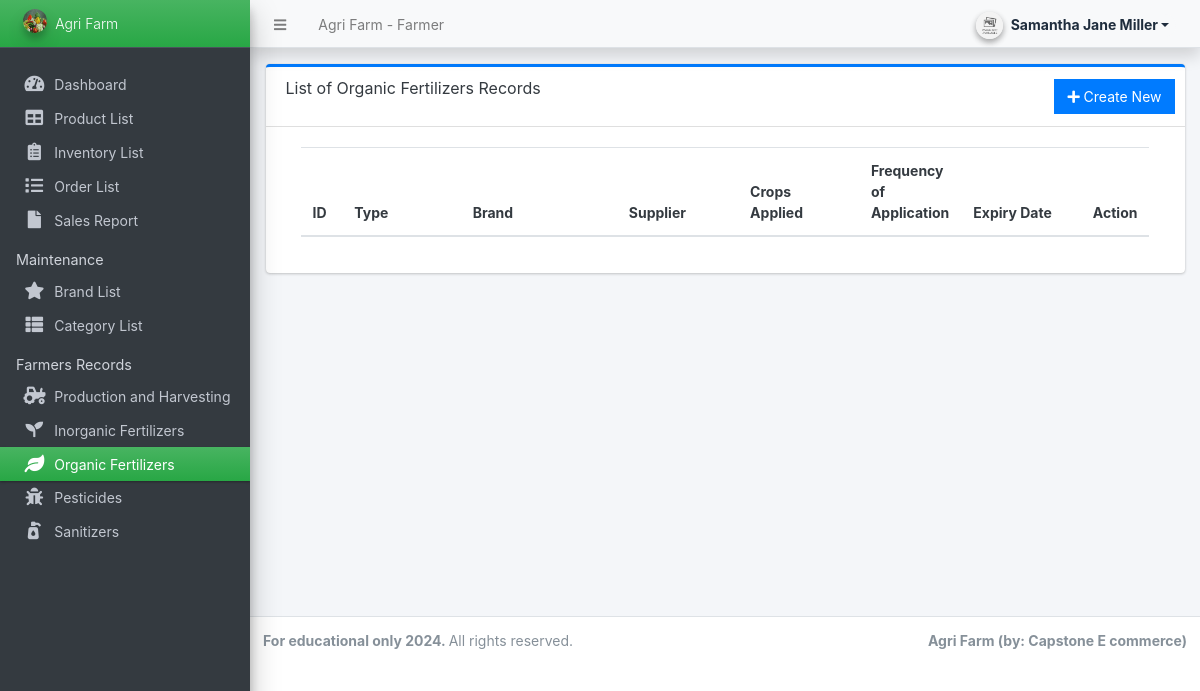
The page /farmer/?page=farmer_records/organic_fertilizers (signed in) on the database as committed earlier.
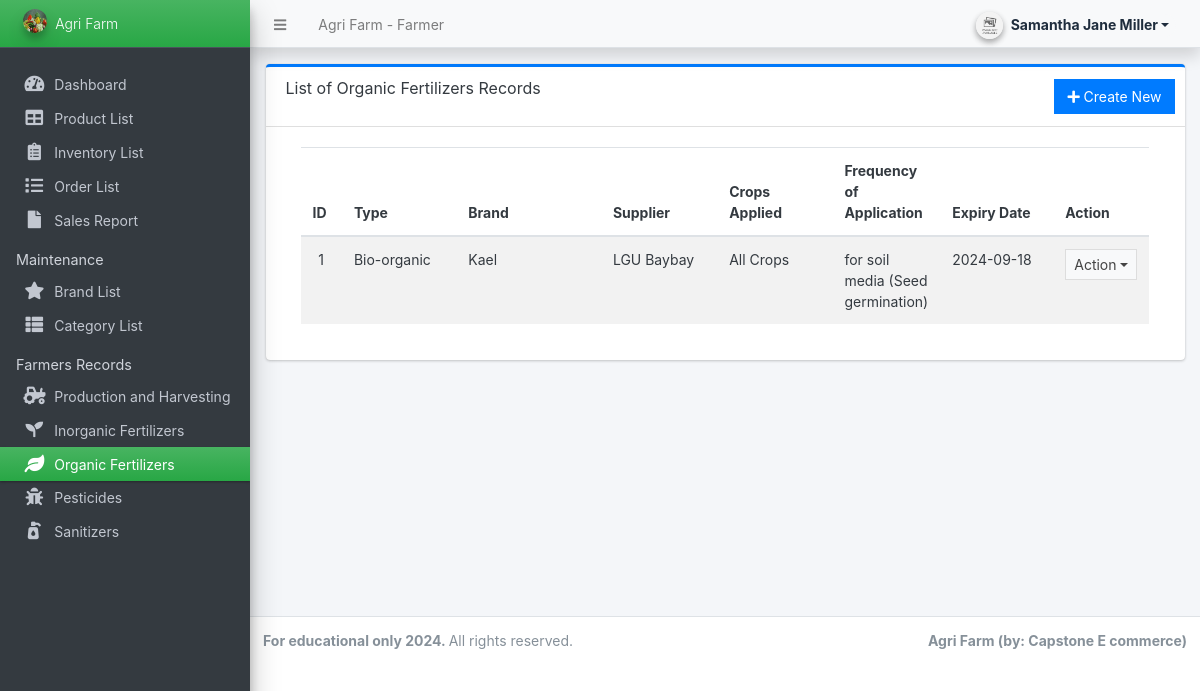
The same page on the database as committed later.
### tables this page shows
CREATE TABLE `organic_fertilizers` (
  `id` int(11) NOT NULL,
  `user_id` int(11) NOT NULL,
  `type` varchar(255) NOT NULL,
  `brand` varchar(255) NOT NULL,
  `supplier` varchar(255) NOT NULL,
  `crops_applied` varchar(255) NOT NULL,
  `frequency` varchar(255) NOT NULL,
  `expiry_date` date NOT NULL,
  `delete_flag` tinyint(1) NOT NULL DEFAULT 0
);

### farmer/farmer_records/organic_fertilizers.php (the view, shortened to what this page needs)
<div class="card card-outline card-primary">
    <div class="card-header">
        <h3 class="card-title">List of Organic Fertilizers Records</h3>
        <div class="card-tools">
            <a href="javascript:void(0)" id="create_new" class="btn btn-flat btn-primary"><span class="fas fa-plus"></span> Create New</a>
        </div>
    </div>
    <div class="card-body">
        <div class="container-fluid">
            <div class="container-fluid">
                <table class="table table-hover table-striped">
                    <colgroup>
                        <col width="5%">
                        <col width="15%">
                        <col width="20%">
                        <col width="15%">
                        <col width="15%">
                        <col width="10%">
                        <col width="15%">
                        <col width="15%">
                        <col width="10%">
                    </colgroup>
                    <thead>
                        <tr>
                            <th>ID</th>
                            <th>Type</th>
                            <th>Brand</th>
                            <th>Supplier</th>
                            <th>Crops Applied</th>
                            <th>Frequency of Application</th>
                            <th>Expiry Date</th>
                            <th>Action</th>
                        </tr>
                    </thead>
                    <tbody>
                        <?php
                        $i = 1;
                        $user_id = isset($_SESSION['userdata']['id']) ? $_SESSION['userdata']['id'] : null;
                        $qry = $conn->query("SELECT * FROM `organic_fertilizers` where  `user_id` = {$user_id} AND  delete_flag = 0  ORDER BY `id` DESC");
                        while ($row = $qry->fetch_assoc()):
                        ?>
                            <tr>
                                <td class="text-center"><?php echo $i++; ?></td>
                                <td><?php echo htmlspecialchars($row['type']); ?></td>
                                <td><?php echo htmlspecialchars($row['brand']); ?></td>
                                <td><?php echo htmlspecialchars($row['supplier']); ?></td>
                                <td><?php echo htmlspecialchars($row['crops_applied']); ?></td>
                                <td><?php echo htmlspecialchars($row['frequency']); ?></td>
                                <td><?php echo date("Y-m-d", strtotime($row['expiry_date'])); ?></td>
                                <td align="center">
                                    <button type="button" class="btn btn-flat btn-default btn-sm dropdown-toggle dropdown-icon" data-toggle="dropdown">
                                        Action
                                    </button>
                                </td>
                            </tr>
                        <?php endwhile; ?>
                    </tbody>
                </table>
            </div>
        </div>
    </div>
</div>

Rows that differ between the two databases and show on the page:
now on this page (row edited): organic_fertilizers: type "Bio-organic", brand "Kael", supplier "LGU Baybay", crops_applied "All Crops", frequency "for soil media (Seed germination)", expiry_date "2024-09-18"
